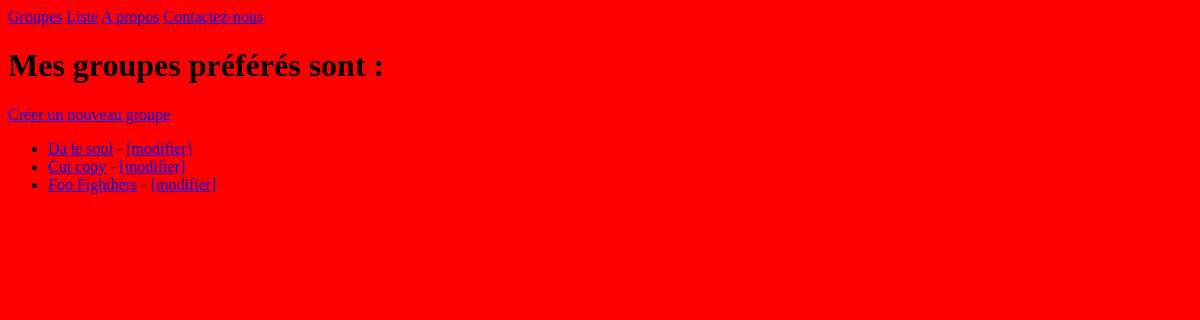
Page /listings/bands/ on the earlier database version.
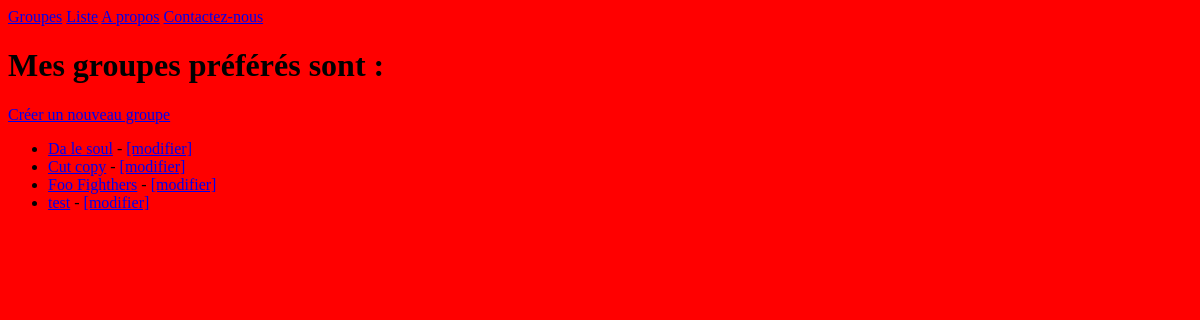
Same page on the later database version.
### listings/models.py (models this page shows, shortened)
class Band(models.Model):
    class Genre(models.TextChoices):
        HIP_HOP = 'HH'
        SYNTH_POP = 'SP'
        ALTERNATIVE_ROCK = 'AR'
    name = models.fields.CharField(max_length=100)
    genre = models.fields.CharField(choices=Genre.choices, max_length=5)
    biography = models.fields.CharField(max_length=1000)
    year_formed = models.fields.IntegerField(
        validators=[MinValueValidator(1900), MaxValueValidator(2023)]
    )
    active = models.fields.BooleanField(default=True)
    official_homepage = models.fields.URLField(null=True, blank=True)

### listings/views.py (the view)
# urls.py: path("bands/", views.band_list, name='band-list'),
def band_list(request):
    bands = Band.objects.all()
    return render(request, "listings/band_list.html",
                  {'bands': bands})

### listings/templates/listings/band_list.html
{% extends 'listings/base.html' %}
{% block content %}
<h1>Mes groupes préférés sont :</h1>
<a href="{% url 'listings:band-create' %}">Créer un nouveau groupe</a>
<ul>
    {% for band in bands %}
    <li>
        <a href="{% url 'listings:band-detail' band.id %}">{{ band.name }}</a>
        - <a href="{% url 'listings:band-update' band.id %}">[modifier]</a>
    </li>
    {% endfor %}
</ul>
{% endblock %}

Differences in the rows shown:
added Band: name "test"
